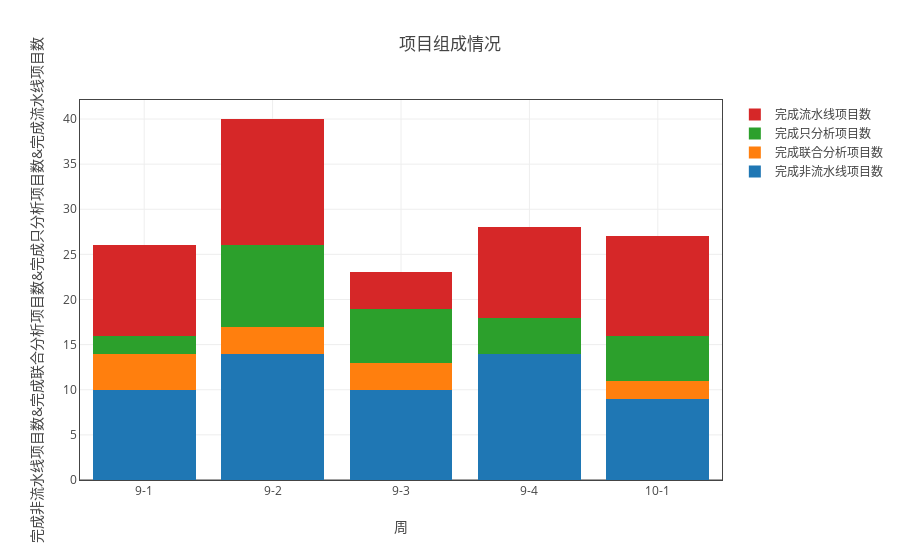
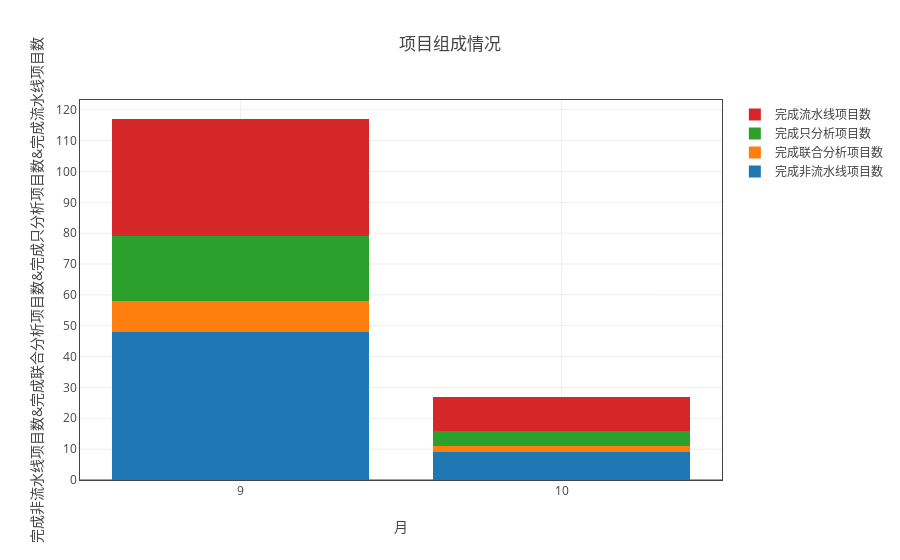

The notebook cell saved with these charts, in order:
### Markdown cell above
### 项目组成情况

### Code cell
ss = myModule.format(all_df1 ,"日期（格式“月-周次”）" ,['完成流水线项目数','完成非流水线项目数','完成只分析项目数','完成联合分析项目数'])
myModule.myPlot(myModule.sort_by_index(ss.groupby('sum'))).plot('stack_bar',fig_title='项目组成情况')
ss = myModule.format(all_df1 ,"month" ,['完成流水线项目数','完成非流水线项目数','完成只分析项目数','完成联合分析项目数'])
myModule.myPlot(ss.groupby('sum')).plot('stack_bar',"月",fig_title='项目组成情况')

### Figure 1 — Plotly figure (JSON) as saved in the notebook; plotly's stock layout.template omitted (floating-point values rounded to 4 significant figures)
{"data": [{"name": "完成非流水线项目数", "type": "bar", "uid": "d2202a7b-d1b9-11e8-8ddb-a41f72875c19", "x": ["9-1", "9-2", "9-3", "9-4", "10-1"], "y": [10, 14, 10, 14, 9]}, {"name": "完成联合分析项目数", "type": "bar", "uid": "d2202a7c-d1b9-11e8-8ddb-a41f72875c19", "x": ["9-1", "9-2", "9-3", "9-4", "10-1"], "y": [4, 3, 3, 0, 2]}, {"name": "完成只分析项目数", "type": "bar", "uid": "d2202a7d-d1b9-11e8-8ddb-a41f72875c19", "x": ["9-1", "9-2", "9-3", "9-4", "10-1"], "y": [2, 9, 6, 4, 5]}, {"name": "完成流水线项目数", "type": "bar", "uid": "d2202a7e-d1b9-11e8-8ddb-a41f72875c19", "x": ["9-1", "9-2", "9-3", "9-4", "10-1"], "y": [10, 14, 4, 10, 11]}], "layout": {"barmode": "stack", "title": "项目组成情况", "xaxis": {"mirror": "all", "nticks": 20, "showgrid": true, "showline": true, "title": "周", "type": "category", "zeroline": true}, "yaxis": {"mirror": "all", "nticks": 20, "showgrid": true, "showline": true, "title": "完成非流水线项目数&完成联合分析项目数&完成只分析项目数&完成流水线项目数", "zeroline": true}}}

### Figure 2 — Plotly figure (JSON) as saved in the notebook; plotly's stock layout.template omitted (floating-point values rounded to 4 significant figures)
{"data": [{"name": "完成非流水线项目数", "type": "bar", "uid": "d2202a7f-d1b9-11e8-8ddb-a41f72875c19", "x": [9, 10], "y": [48, 9]}, {"name": "完成联合分析项目数", "type": "bar", "uid": "d2202a80-d1b9-11e8-8ddb-a41f72875c19", "x": [9, 10], "y": [10, 2]}, {"name": "完成只分析项目数", "type": "bar", "uid": "d2202a81-d1b9-11e8-8ddb-a41f72875c19", "x": [9, 10], "y": [21, 5]}, {"name": "完成流水线项目数", "type": "bar", "uid": "d2202a82-d1b9-11e8-8ddb-a41f72875c19", "x": [9, 10], "y": [38, 11]}], "layout": {"barmode": "stack", "title": "项目组成情况", "xaxis": {"mirror": "all", "nticks": 20, "showgrid": true, "showline": true, "title": "月", "type": "category", "zeroline": true}, "yaxis": {"mirror": "all", "nticks": 20, "showgrid": true, "showline": true, "title": "完成非流水线项目数&完成联合分析项目数&完成只分析项目数&完成流水线项目数", "zeroline": true}}}
